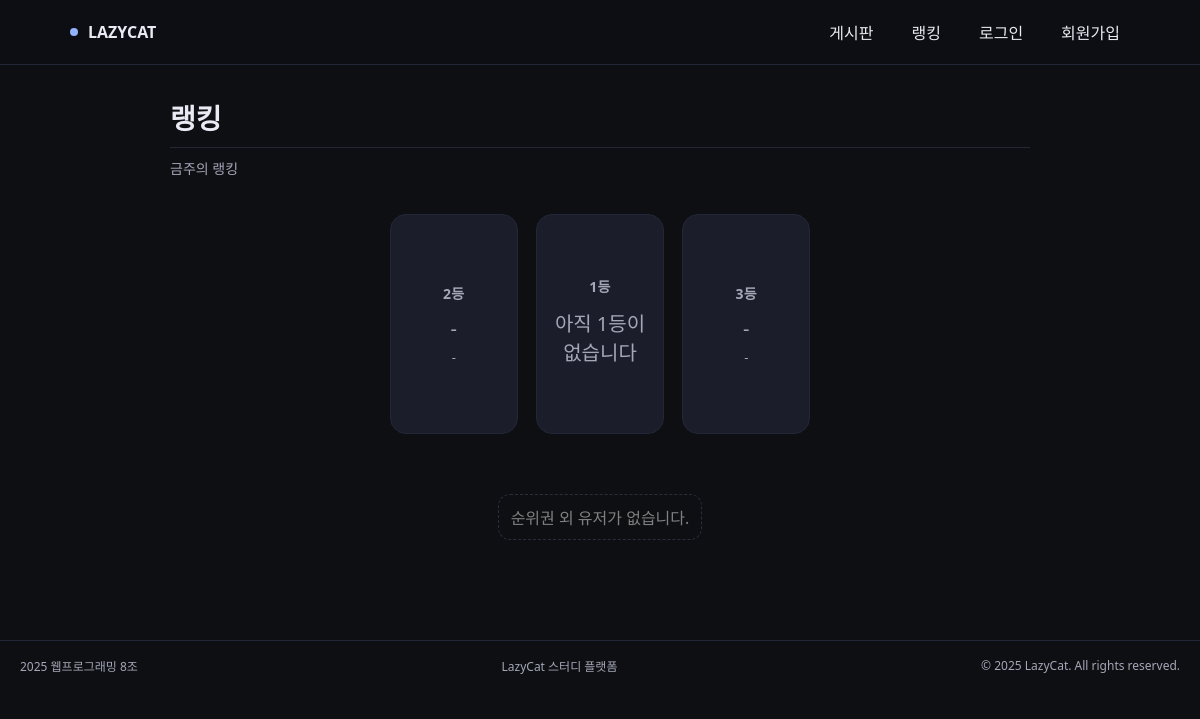
The page /ranking/ on the database as committed earlier.
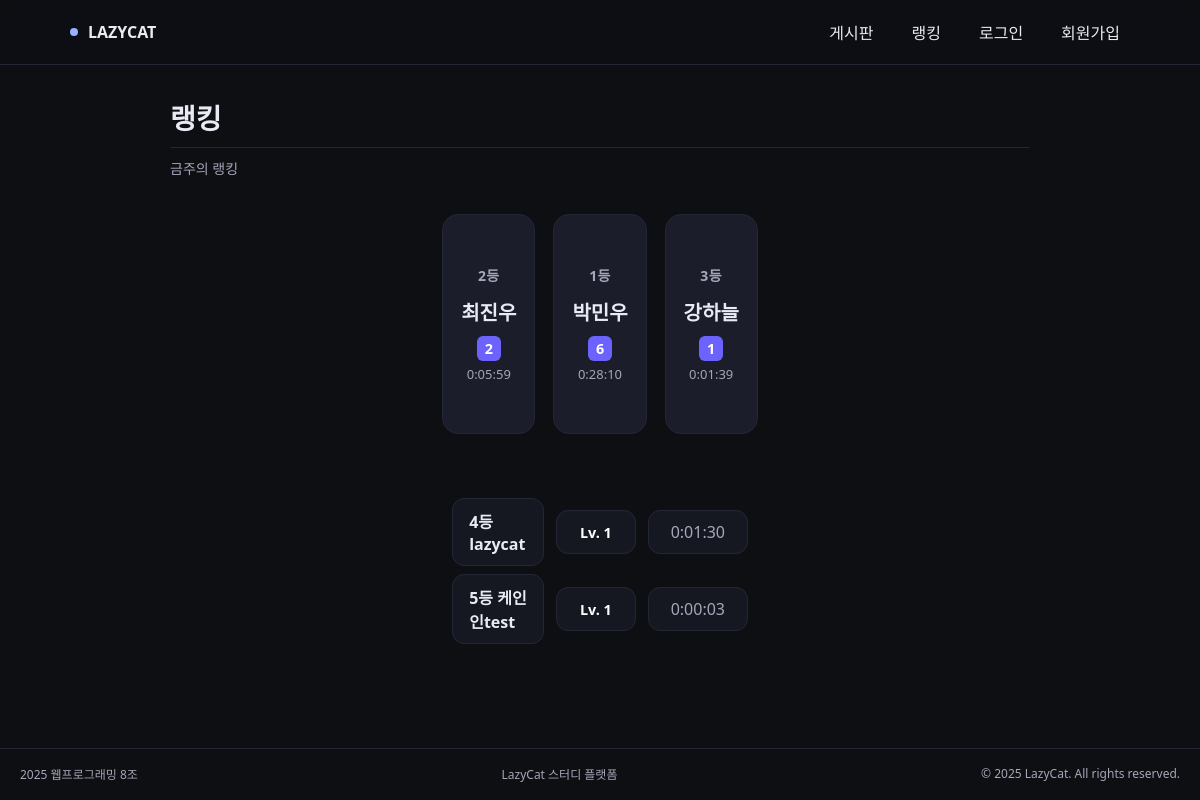
The same page on the database as committed later.
### webapp/models.py (models this page shows, shortened)
class UserProfile(models.Model):
    user = models.OneToOneField(User, on_delete=models.CASCADE, related_name='profile')
    nickname = models.CharField(max_length=20, blank=True)
    level = models.IntegerField(default=1)  # Lv. 1
    avatar_index = models.PositiveSmallIntegerField(default=1) #프로필 사진
    total_study_time = models.DurationField(null=True, blank=True) # 총 공부 시간

### webapp/views.py (the view)
# urls.py: path('ranking/', views.weekly_ranking, name='ranking'),
def weekly_ranking(request: HttpRequest) -> HttpResponse:
    rankers = UserProfile.objects.exclude(total_study_time=None).order_by('-total_study_time')[:8]
    return render(request, 'ranking.html', {'rankers': rankers})

### templates/ranking.html (shortened to what this page needs)
{% extends 'base.html' %}
{% block header_content %}
    <header class="head">
      <h1 class="title">랭킹</h1>
      <p class="subtitle">금주의 랭킹</p>
    </header>
{% endblock %}
{% block content %}
    <section class="podium" aria-label="Top 3 Podium">
      <article class="tile rank-2">
        <h3>2등</h3>
        {% if rankers.1 %}
            <div class="name">{{ rankers.1.nickname|default:rankers.1.user.username }}</div>
            <div class="level">{{ rankers.1.user.profile.level }}</div>
            <div class="hours">{{ rankers.1.total_study_time }}</div>
        {% else %}
            <div class="name" style="color:var(--muted); font-weight:normal;">-</div>
            <div class="hours">-</div>
        {% endif %}
      </article>
      <article class="tile rank-1">
        <h3>1등</h3>
        {% if rankers.0 %}
            <div class="name">{{ rankers.0.nickname|default:rankers.0.user.username }}</div>
            <div class="level">{{ rankers.0.user.profile.level }}</div>
            <div class="hours">{{ rankers.0.total_study_time }}</div>
        {% else %}
            <div class="name" style="color:var(--muted); font-weight:normal;">아직 1등이<br>없습니다</div>
        {% endif %}
      </article>
      <article class="tile rank-3">
        <h3>3등</h3>
        {% if rankers.2 %}
            <div class="name">{{ rankers.2.nickname|default:rankers.2.user.username }}</div>
            <div class="level">{{ rankers.2.user.profile.level }}</div>
            <div class="hours">{{ rankers.2.total_study_time }}</div>
        {% else %}
            <div class="name" style="color:var(--muted); font-weight:normal;">-</div>
            <div class="hours">-</div>
        {% endif %}
      </article>
    </section>
    <section class="list" aria-label="4위부터 8위">
        {% for ranker in rankers|slice:"3:8" %}
            <div class="row">
                <div class="cell left">
                    {{ forloop.counter|add:3 }}등 {{ ranker.nickname|default:ranker.user.username }}
                </div>
                <div class="cell level">Lv. {{ ranker.user.profile.level }}</div>
                <div class="cell right">{{ ranker.total_study_time }}</div>
            </div>
        {% empty %}
            <div class="cell empty" style="justify-content: center; color: gray;">
                순위권 외 유저가 없습니다.
            </div>
        {% endfor %}
    </section>
{% endblock %}

### templates/base.html (shortened to what this page needs)
{% load static %}
<!DOCTYPE html>
<html lang="ko">
<head>
    <link rel="stylesheet" type="text/css" href="{% static 'style.css' %}">
</head>
<body class="page-{% if request.resolver_match.url_name %}{{ request.resolver_match.url_name }}{% else %}home{% endif %}">
    {% include 'gnb.html' %}
    {% block header_content %}
    {% endblock %}
    <main class="wrap">
        {% block content %}
        {% endblock %}
    </main>
    {% include 'footer.html' %}
</body>
</html>

### templates/gnb.html
<nav class="gnb" aria-label="Global Navigation">
  <div class="inner">
    <div class="brand"><span class="dot"></span>LAZYCAT</div>
    <div class="nav" role="menubar">
      <a role="menuitem" href="{% url 'board' %}">게시판</a>
      <a role="menuitem" href="{% url 'ranking' %}">랭킹</a>
      {% if user.is_authenticated %}
          <a role="menuitem" href="{% url 'profile' %}" style="color: #93b2ff; font-weight: bold;">
              {{ user.username }}님
          </a>
          <a role="menuitem" href="{% url 'logout' %}">로그아웃</a>
      {% else %}
          <a role="menuitem" href="{% url 'login' %}">로그인</a>
          <a role="menuitem" href="{% url 'register' %}">회원가입</a>
      {% endif %}
    </div>
  </div>
</nav>

### templates/footer.html
<footer>
  <div class="inner">
    <span>2025 웹프로그래밍 8조</span>
    <span>LazyCat 스터디 플랫폼</span>
    <span>© 2025 LazyCat. All rights reserved.</span>
  </div>
</footer>

### static/style.css (style rules this page uses)
:root { --bg: #0e0f13; --panel: #161821; --ink: #e9eaf3; --muted: #a4a7b8; --line: #232637; --accent: #93b2ff; --card: #1b1e2a; --ok: #79e08f; }
* { box-sizing: border-box }
html, body { height: 100%; margin: 0; background: var(--bg); color: var(--ink); font-family: system-ui, -apple-system, Segoe UI, Roboto, "Noto Sans KR", sans-serif; }
a { color: inherit; text-decoration: none }
.gnb { position: sticky; top: 0; z-index: 10; backdrop-filter: saturate(120%) blur(4px); background: rgba(14, 15, 19, .9); border-bottom: 1px solid var(--line); }
.gnb .inner { max-width: 1100px; margin: 0 auto; padding: 14px 20px; display: flex; align-items: center; justify-content: space-between }
.brand { display: flex; align-items: center; gap: 10px; font-weight: 800 }
.brand .dot { width: 8px; height: 8px; border-radius: 999px; background: var(--accent) }
.nav { display: flex; gap: 18px }
.nav a { padding: 6px 10px; border-radius: 10px }
footer { border-top: 1px solid var(--line); color: var(--muted); font-size: 12px; width: 100%; }
footer .inner { max-width: 1200px; margin: 0 auto; padding: 16px 20px; display: flex; justify-content: space-between; gap: 10px; flex-wrap: wrap; }
.wrap { max-width: 1100px; margin: 16px auto 40px; padding: 0 20px; display: grid; gap: 16px; }
.head { margin: 32px auto 16px; padding: 0 20px }

### templates/ranking.html (style rules this page uses)
:root { --bg:#0e0f13; --panel:#161821; --ink:#e9eaf3; --muted:#a4a7b8; --line:#232637; --accent:#93b2ff; --card:#1b1e2a; }
* { box-sizing:border-box }
html,body { height:100% }
body { margin:0;background:var(--bg);color:var(--ink);font-family:system-ui,-apple-system,Segoe UI,Roboto,"Noto Sans KR",sans-serif; }
a { color:inherit;text-decoration:none }
.head { max-width:900px;margin:32px auto 16px;padding:0 20px }
.title { font-size:28px;font-weight:900;margin:0 0 10px }
.subtitle { font-size:14px;color:var(--muted);margin:0;border-top:1px solid var(--line);padding-top:10px }
.podium { max-width:900px;margin:20px auto;display:grid;grid-template-columns:1fr 1fr 1fr;gap:18px;padding:0 20px }
.tile { background:var(--card);border:1px solid var(--line);border-radius:16px;display:flex;flex-direction:column;align-items:center;justify-content:center;text-align:center;padding:18px;min-height:160px }
.tile h3 { margin:0 0 6px;font-size:14px;color:var(--muted);font-weight:700;letter-spacing:.4px }
.tile .name { font-weight:900;font-size:20px;margin:6px 0 }
.tile .hours { font-size:13px;color:var(--muted) }
.rank-1 { min-height:220px }
.rank-2 { min-height:180px }
.rank-3 { min-height:150px }
.level { background:#6C63FF;color:white;display:inline-block;padding:3px 8px;border-radius:6px;font-size:0.9rem;font-weight:600;margin:4px 0; }
.list { max-width:700px;margin:24px auto 60px;padding:0 20px;display:grid;grid-template-columns:1fr 120px;gap:12px }
.cell { background:var(--panel);border:1px solid var(--line);border-radius:12px;min-height:44px;display:flex;align-items:center;justify-content:center;padding:10px 12px }
.cell.left { justify-content:flex-start;padding-left:16px;font-weight:700 }
.cell.right { color:var(--muted) }
.list { display: flex;flex-direction: column;gap: 0; }
.list > div { display: flex;align-items: center;justify-content: space-between; }
.list > .row { display:flex;align-items:center;justify-content:space-between;padding:4px 14px;border-radius:10px;gap:12px; }
.row .left { flex:1; }
.row .level { flex:0 0 80px;text-align:center;font-weight:600; }
.row .right { flex:0 0 100px;text-align:right; }

Rows that differ between the two databases and show on the page:
added UserProfile: nickname+user "최진우", user+level "2", total_study_time "0:05:59"
added UserProfile: nickname+user "박민우", user+level "6", total_study_time "0:28:10"
added UserProfile: nickname+user "강하늘", user+level "1", total_study_time "0:01:39"
added UserProfile: nickname "lazycat", user.profile.level "1", total_study_time "0:01:30"
now on this page (row edited): UserProfile: nickname "케인인test", user.profile.level "1", total_study_time "0:00:03"
Other text that changed with them:
text no longer shown: "- - 아직 1등이 없습니다 - - 순위권 외 유저가 없습니다."
